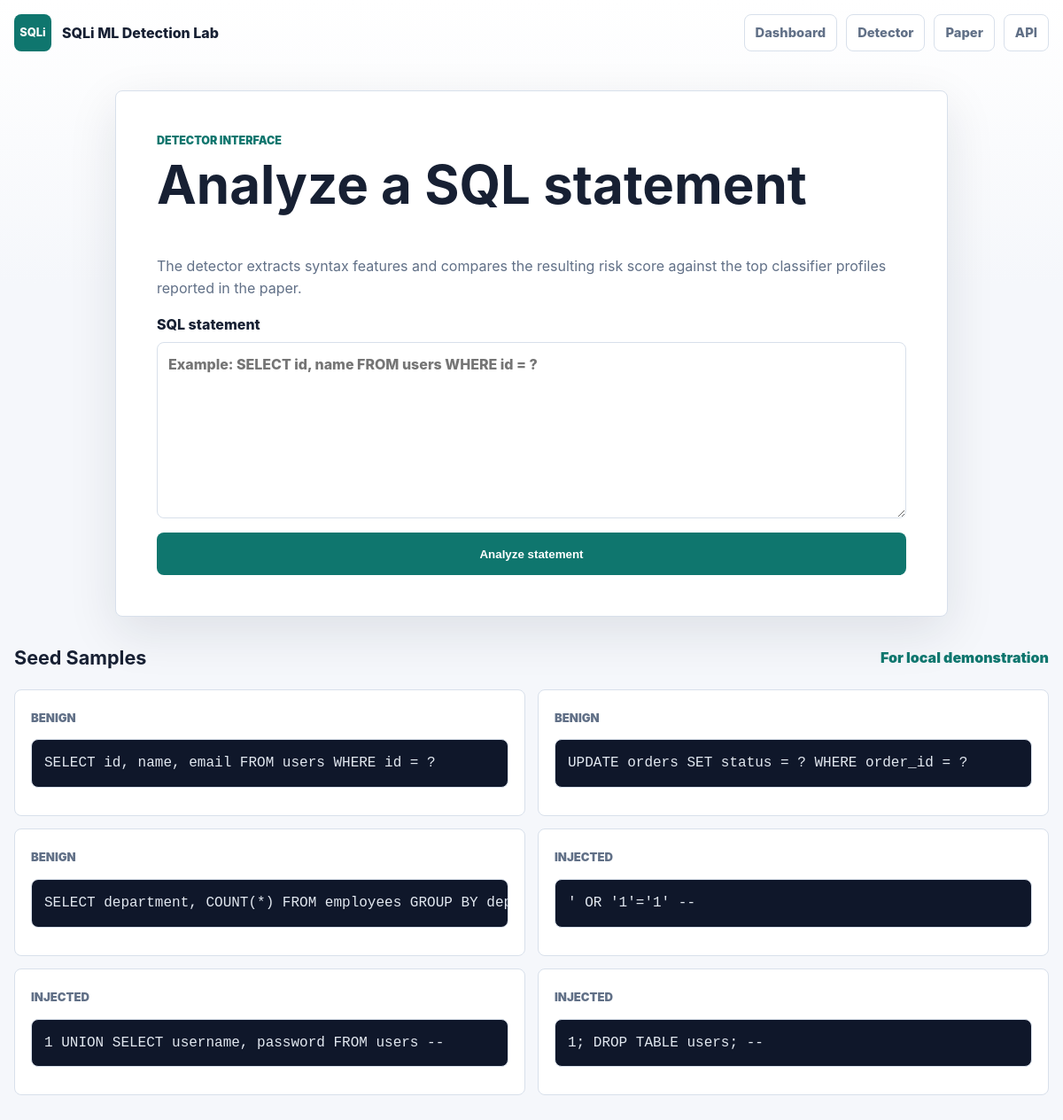
Page /detector on the committed database.
### tables this page shows
CREATE TABLE IF NOT EXISTS sample_statements (
  id BIGINT UNSIGNED AUTO_INCREMENT PRIMARY KEY,
  label ENUM('injected','benign') NOT NULL,
  statement_text TEXT NOT NULL,
  source_note VARCHAR(255) NOT NULL,
  created_at DATETIME NOT NULL DEFAULT CURRENT_TIMESTAMP,
  INDEX idx_sample_label (label)
);

### src/Repository/LabRepository.php (called while the page is built, shortened)
<?php
final class LabRepository
{
    public function connected(): bool
    {
        return $this->db instanceof PDO;
    }
    public function samples(): array
    {
        return $this->db->query('SELECT * FROM sample_statements ORDER BY id LIMIT 8')->fetchAll();
    }
}

### src/Support/View.php (called while the page is built, shortened)
<?php
final class View
{
    public static function e(string|int|float|null $value): string
    {
        return htmlspecialchars((string) $value, ENT_QUOTES, 'UTF-8');
    }
}

### public/index.php (the view, shortened to what this page needs)
<?php
$config = require __DIR__ . '/../config/paper.php';
$repository = new LabRepository(Database::tryConnection());
$path = parse_url($_SERVER['REQUEST_URI'] ?? '/', PHP_URL_PATH) ?: '/';
if ($path === '/detector') {
    sendPage($config, 'Detector', renderDetector($config, $repository));
}
function sendPage(array $config, string $title, string $body, int $status = 200): void
{
    echo layout($config, $title, $body);
    exit;
}
function layout(array $config, string $title, string $body): string
{
    $appTitle = View::e((string) $config['portal']['title']);
    $pageTitle = View::e($title);
    return <<<HTML
<!doctype html>
<html lang="en">
<head>
  <meta charset="utf-8">
  <meta name="viewport" content="width=device-width, initial-scale=1">
  <title>{$pageTitle} | {$appTitle}</title>
  <link rel="stylesheet" href="/assets/app.css">
</head>
<body>
  <header class="topbar">
    <a class="brand" href="/"><span class="brand-mark">SQLi</span><span>{$appTitle}</span></a>
    <nav>
      <a href="/">Dashboard</a>
      <a href="/detector">Detector</a>
      <a href="/paper">Paper</a>
      <a href="/api/summary">API</a>
    </nav>
  </header>
  <main class="page-shell">{$body}</main>
</body>
</html>
HTML;
}
function renderDetector(array $config, LabRepository $repository): string
{
    $csrf = Csrf::field();
    $samples = renderSamples($repository->samples());
    $warning = $repository->connected() ? '' : '<div class="notice warning">MySQL is not connected. Detection works, but results are not persisted.</div>';
    return <<<HTML
{$warning}
<section class="panel form-panel">
  <p class="eyebrow">Detector interface</p>
  <h1>Analyze a SQL statement</h1>
  <p class="muted">The detector extracts syntax features and compares the resulting risk score against the top classifier profiles reported in the paper.</p>
  <form method="post" action="/detector">
    {$csrf}
    <label>SQL statement <textarea required name="statement" rows="7" maxlength="5000" placeholder="Example: SELECT id, name FROM users WHERE id = ?"></textarea></label>
    <button type="submit">Analyze statement</button>
  </form>
</section>
<section class="section-head"><h2>Seed Samples</h2><span>For local demonstration</span></section>
<section class="sample-grid">{$samples}</section>
HTML;
}
function renderSamples(array $samples): string
{
    $html = '';
    foreach ($samples as $sample) {
        $label = View::e((string) $sample['label']);
        $statement = View::e((string) $sample['statement_text']);
        $html .= "<article class=\"panel sample-card\"><span>{$label}</span><pre><code>{$statement}</code></pre></article>";
    }
    return $html;
}

### public/assets/app.css (style rules this page uses)
:root { color-scheme: light; --bg: #f5f7fb; --surface: #ffffff; --surface-soft: #eef6f4; --text: #172033; --muted: #617087; --line: #d8e0eb; --primary: #0f766e; --primary-dark: #0b5f59; --danger: #b91c1c; --warning: #b45309; --info: #2458a6; --shadow: 0 18px 55px rgba(23, 32, 51, 0.1); }
* { box-sizing: border-box; }
body { margin: 0; background: linear-gradient(180deg, #ffffff 0, var(--bg) 320px), var(--bg); color: var(--text); font-family: Inter, ui-sans-serif, system-ui, -apple-system, BlinkMacSystemFont, "Segoe UI", sans-serif; line-height: 1.55; }
a { color: inherit; }
.topbar { width: min(1180px, calc(100% - 32px)); min-height: 74px; display: flex; align-items: center; justify-content: space-between; gap: 18px; margin: 0 auto; }
.brand { display: inline-flex; align-items: center; gap: 12px; color: var(--text); font-weight: 850; text-decoration: none; }
.brand-mark { width: 42px; height: 42px; display: inline-grid; place-items: center; border-radius: 8px; background: var(--primary); color: #ffffff; font-size: 0.8rem; }
nav { display: flex; flex-wrap: wrap; gap: 10px; }
nav a, .secondary-link { border: 1px solid var(--line); border-radius: 8px; padding: 9px 12px; background: #ffffff; color: var(--muted); font-size: 0.92rem; font-weight: 800; text-decoration: none; }
.page-shell { width: min(1180px, calc(100% - 32px)); margin: 0 auto; padding: 28px 0 58px; }
.panel, .metric-grid article, .initiative { border: 1px solid var(--line); border-radius: 8px; background: var(--surface); box-shadow: var(--shadow); }
.eyebrow { margin: 0 0 10px; color: var(--primary); font-size: 0.78rem; font-weight: 900; text-transform: uppercase; }
h1, h2, h3, p { margin-top: 0; }
h1 { max-width: 860px; font-size: clamp(2rem, 5vw, 4.2rem); line-height: 1; overflow-wrap: anywhere; }
h2 { font-size: 1.35rem; }
p, small, .muted { color: var(--muted); }
.button-link, button { min-height: 48px; display: inline-flex; align-items: center; justify-content: center; border: 0; border-radius: 8px; padding: 12px 18px; background: var(--primary); color: #ffffff; font-weight: 900; text-decoration: none; cursor: pointer; }
.paper-card span, .metric-grid span, .classifier-card span, .dimension-card span, .sample-card span { color: var(--muted); font-size: 0.82rem; font-weight: 900; text-transform: uppercase; }
.metric-grid, .classifier-grid, .dimension-grid, .feature-grid, .sample-grid, .split-layout { display: grid; grid-template-columns: 1fr; gap: 14px; margin-top: 18px; }
.metric-grid article, .classifier-card, .dimension-card, .sample-card { padding: 18px; box-shadow: none; }
.section-head { display: flex; align-items: center; justify-content: space-between; gap: 14px; margin-top: 30px; }
.section-head h2 { margin: 0; }
.section-head a, .section-head span { color: var(--primary); font-weight: 900; }
.form-panel, .result-panel, .paper-detail { max-width: 940px; margin: 0 auto; padding: clamp(24px, 5vw, 46px); }
form { display: grid; gap: 16px; }
label { display: grid; gap: 7px; color: var(--text); font-weight: 850; }
textarea { width: 100%; min-height: 180px; border: 1px solid var(--line); border-radius: 8px; padding: 12px; background: #ffffff; color: var(--text); font: inherit; resize: vertical; }
pre { max-width: 100%; overflow-x: auto; border: 1px solid var(--line); border-radius: 8px; padding: 14px; background: #0f172a; color: #e2e8f0; }
code { font-family: "Cascadia Code", Consolas, monospace; }
@media (min-width: 760px) { .metric-grid, .classifier-grid, .feature-grid, .sample-grid { grid-template-columns: repeat(2, minmax(0, 1fr)); } }

### rows in the picture
sample_statements: label "BENIGN", statement_text "SELECT id, name, email FROM users WHERE id = ?"
sample_statements: label "BENIGN", statement_text "UPDATE orders SET status = ? WHERE order_id = ?"
sample_statements: label "BENIGN", statement_text "SELECT department, COUNT(*) FROM employees GROUP BY…"
sample_statements: label "INJECTED", statement_text "' OR '1'='1' --"
sample_statements: label "INJECTED", statement_text "1 UNION SELECT username, password FROM users --"
sample_statements: label "INJECTED", statement_text "1; DROP TABLE users; --"

### other values in the picture
$appTitle "SQLi ML Detection Lab"
